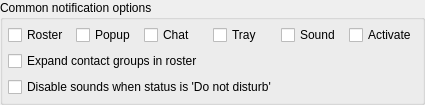
<?xml version="1.0" encoding="UTF-8"?>
<ui version="4.0">
 <class>OptionsWidgetClass</class>
 <widget class="QWidget" name="OptionsWidgetClass">
  <property name="geometry">
   <rect>
    <x>0</x>
    <y>0</y>
    <width>425</width>
    <height>90</height>
   </rect>
  </property>
  <layout class="QVBoxLayout" name="verticalLayout_2">
   <property name="margin">
    <number>0</number>
   </property>
   <item>
    <widget class="QGroupBox" name="grbCommonOptions">
     <property name="title">
      <string>Common notification options</string>
     </property>
     <layout class="QVBoxLayout" name="verticalLayout">
      <property name="margin">
       <number>5</number>
      </property>
      <item>
       <layout class="QHBoxLayout" name="horizontalLayout">
        <item>
         <widget class="QCheckBox" name="chbEnableRosterIcons">
          <property name="text">
           <string>Roster</string>
          </property>
         </widget>
        </item>
        <item>
         <widget class="QCheckBox" name="chbEnablePopupWindows">
          <property name="text">
           <string>Popup</string>
          </property>
         </widget>
        </item>
        <item>
         <widget class="QCheckBox" name="chbEnableChatWindows">
          <property name="text">
           <string>Chat</string>
          </property>
         </widget>
        </item>
        <item>
         <widget class="QCheckBox" name="chbEnableTrayIcons">
          <property name="text">
           <string>Tray</string>
          </property>
         </widget>
        </item>
        <item>
         <widget class="QCheckBox" name="chbEnableSounds">
          <property name="text">
           <string>Sound</string>
          </property>
         </widget>
        </item>
        <item>
         <widget class="QCheckBox" name="chbEnableAutoActivate">
          <property name="text">
           <string>Activate</string>
          </property>
         </widget>
        </item>
       </layout>
      </item>
      <item>
       <widget class="QCheckBox" name="chbExpandRosterGroups">
        <property name="text">
         <string>Expand contact groups in roster</string>
        </property>
       </widget>
      </item>
      <item>
       <widget class="QCheckBox" name="chbDisableSoundsWhenDND">
        <property name="text">
         <string>Disable sounds when status is 'Do not disturb'</string>
        </property>
       </widget>
      </item>
     </layout>
    </widget>
   </item>
  </layout>
 </widget>
 <layoutdefault spacing="6" margin="11"/>
 <resources/>
 <connections/>
</ui>
